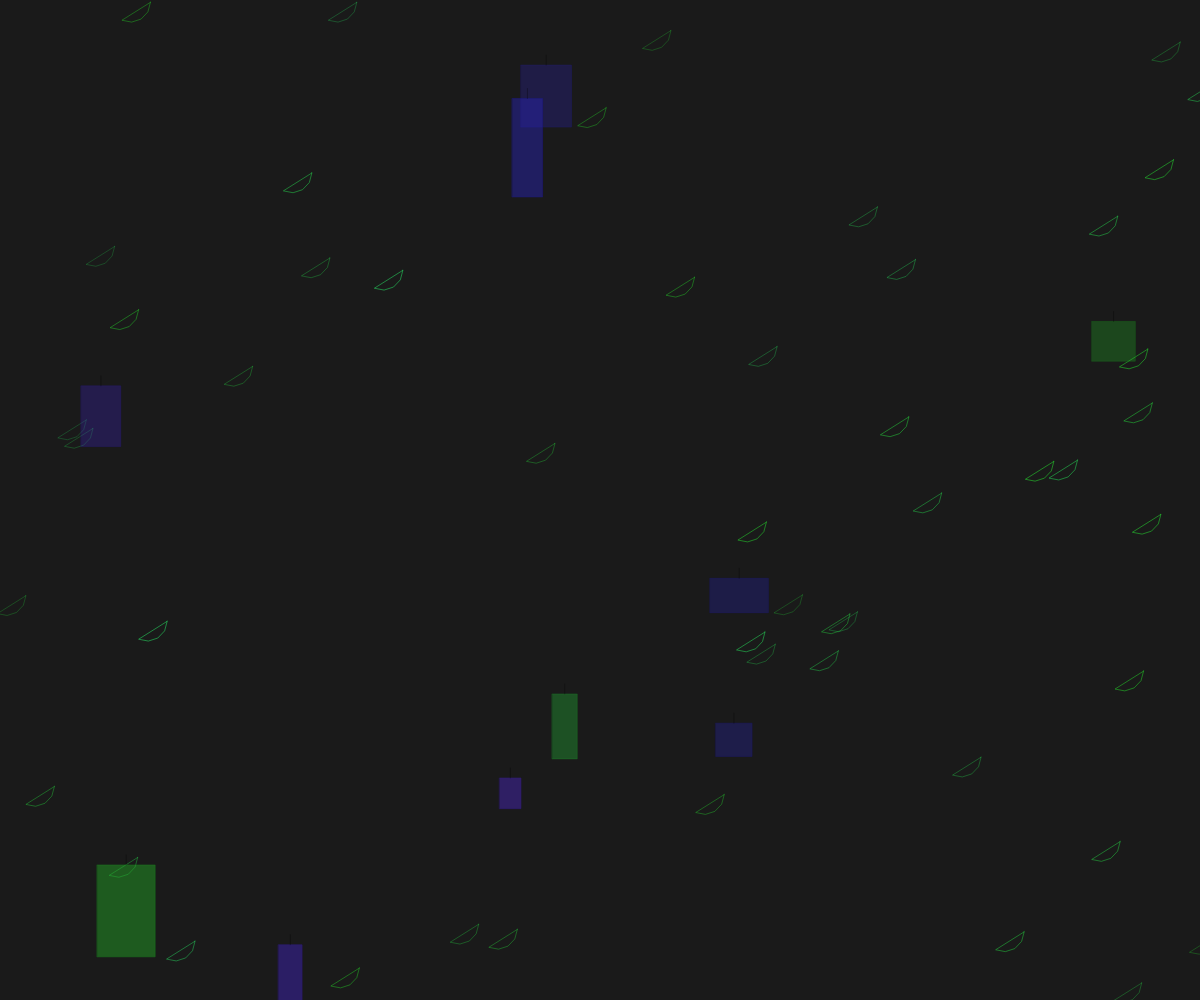
Frame 1 (no input)
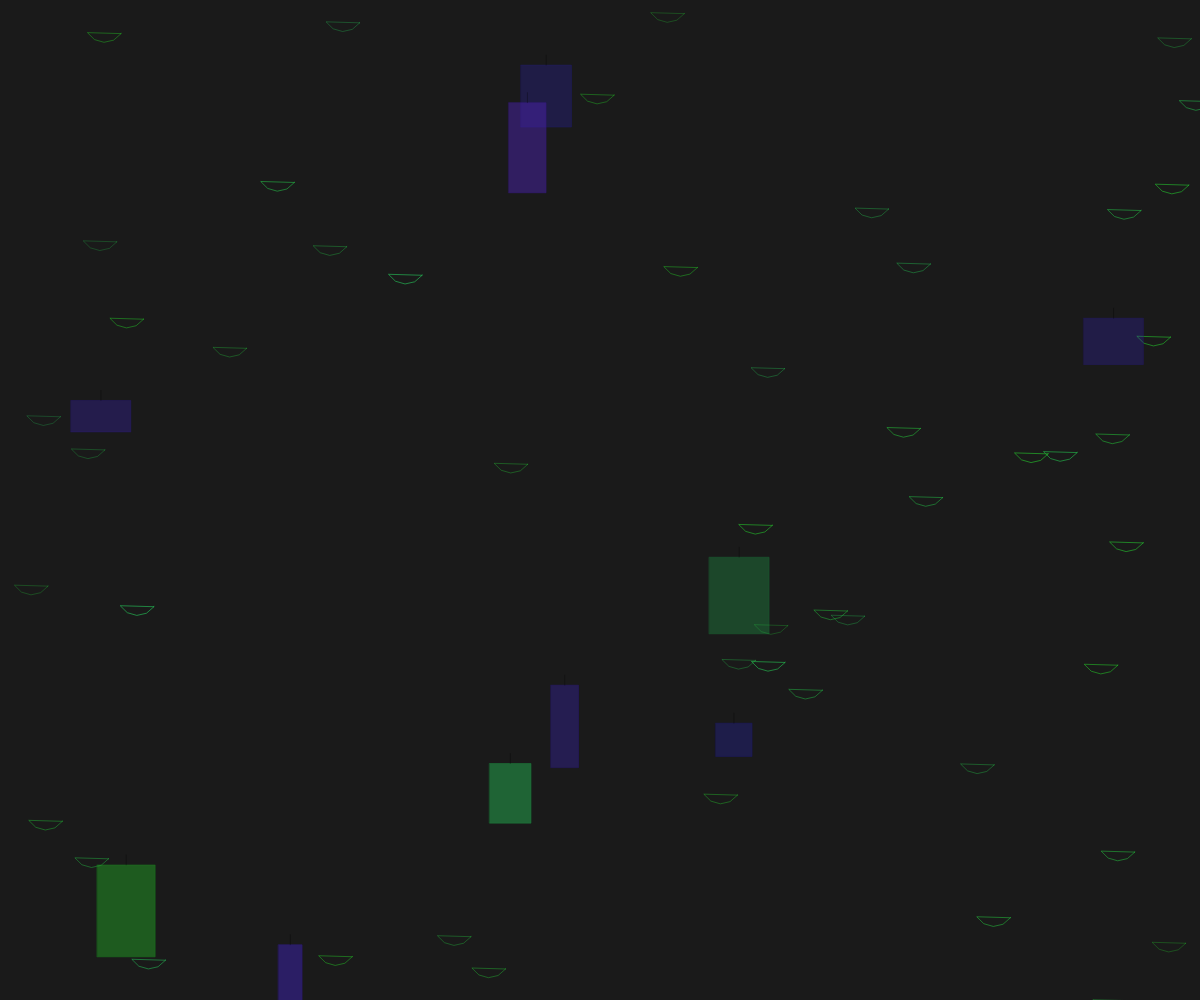
Frame 60 (no input)
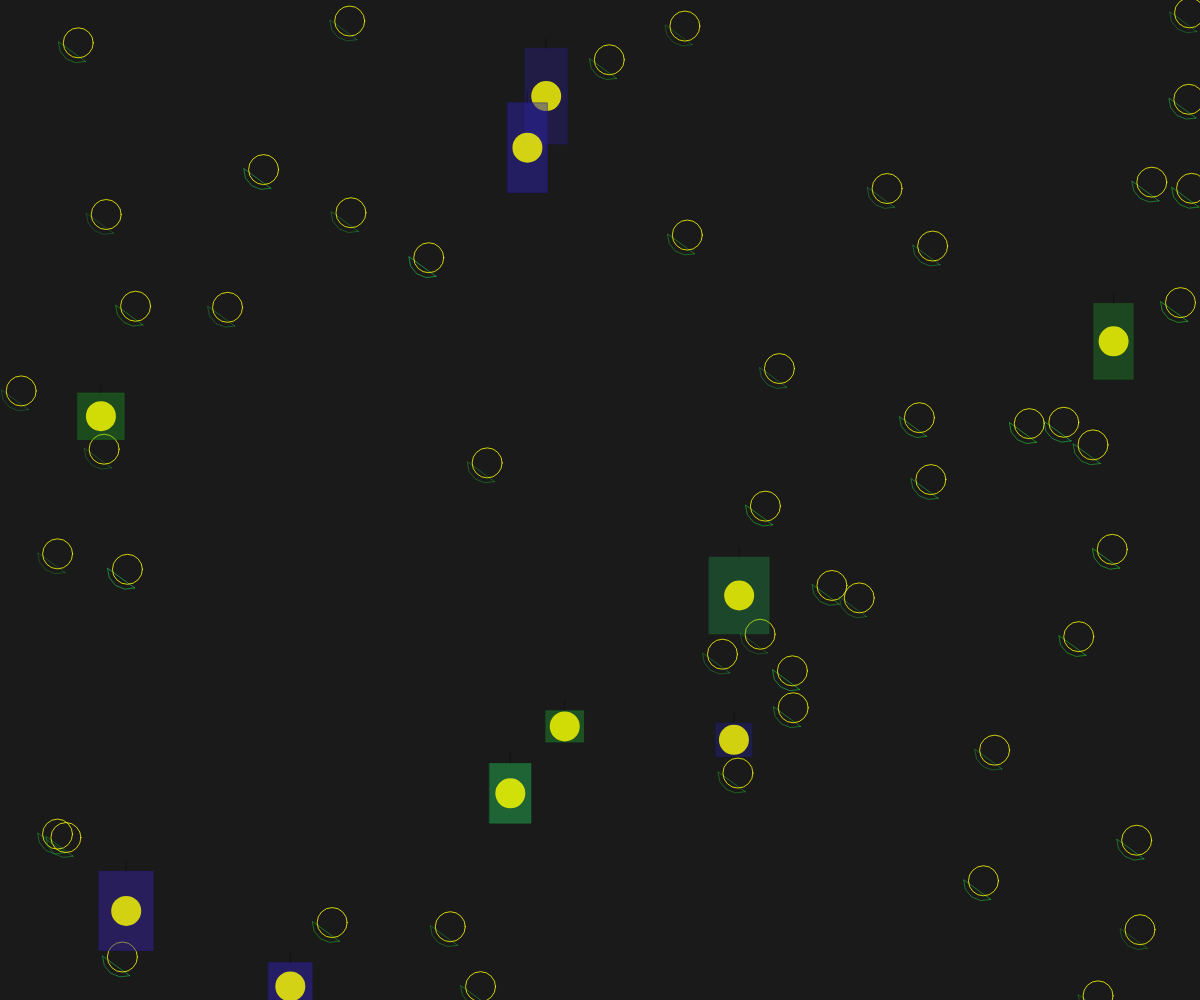
Frame 120 (the mouse pressed at the canvas centre since frame 60)

The p5.js sketch that drew these frames (run headless with seeded random() and noise() and a simulated clock; from frame 60 on, the mouse is pressed at the canvas centre):

// p5.js sketch
// ── sketch.js
let lines = [];
let candles = [];
let pulse = 0;
let mouseClick = false;

function setup() {
  createCanvas(windowWidth, windowHeight);
  colorMode(HSB, 360, 100, 100, 1);
  
  // Initialize lines
  for (let i = 0; i < 50; i++) {
    lines.push({
      x: random(width),
      y: random(height),
      vx: random(-0.5, 0.5),
      vy: random(-0.5, 0.5),
      hue: random(120, 140), // Green hues
      alpha: random(0.3, 0.7)
    });
  }
  
  // Initialize candles
  for (let i = 0; i < 10; i++) {
    candles.push({
      x: random(width),
      y: random(height),
      w: random(20, 60),
      h: random(30, 100),
      up: random() > 0.5,
      hue: random(120, 140), // Green hues
      alpha: random(0.2, 0.5)
    });
  }
}

function draw() {
  background(0, 0, 10); // Dark background
  
  // Update and draw lines
  for (let i = 0; i < lines.length; i++) {
    let l = lines[i];
    
    // Move line
    l.x += l.vx;
    l.y += l.vy;
    
    // Bounce off edges
    if (l.x < 0 || l.x > width) l.vx *= -1;
    if (l.y < 0 || l.y > height) l.vy *= -1;
    
    // Draw line
    stroke(l.hue, 80, 70, l.alpha);
    noFill();
    beginShape();
    for (let j = 0; j < 5; j++) {
      let angle = frameCount * 0.01 + j * 0.5;
      let x = l.x + cos(angle) * 20;
      let y = l.y + sin(angle) * 20;
      vertex(x, y);
    }
    endShape(CLOSE);
    
    // Pulsing effect
    if (mouseClick) {
      stroke(60, 100, 100, 0.8);
      ellipse(l.x, l.y, 30 + pulse * 20);
    }
  }
  
  // Update and draw candles
  for (let i = 0; i < candles.length; i++) {
    let c = candles[i];
    
    // Randomly change candle properties
    if (random() < 0.01) {
      c.up = random() > 0.5;
      c.hue = random(120, 140);
      c.w = random(20, 60);
      c.h = random(30, 100);
    }
    
    // Draw candle
    if (c.up) {
      fill(c.hue, 80, 70, c.alpha);
      stroke(c.hue, 80, 50, c.alpha);
    } else {
      fill(c.hue + 120, 80, 70, c.alpha);
      stroke(c.hue + 120, 80, 50, c.alpha);
    }
    
    rect(c.x - c.w/2, c.y - c.h/2, c.w, c.h);
    
    // Draw wick
    stroke(0, 0, 0, 0.3);
    line(c.x, c.y - c.h/2, c.x, c.y - c.h/2 - 10);
    
    // Pulsing effect
    if (mouseClick) {
      fill(60, 100, 100, 0.8);
      noStroke();
      ellipse(c.x, c.y, 30 + pulse * 20);
    }
  }
  
  // Update pulse effect
  if (mouseClick) {
    pulse = max(0, pulse - 0.05);
  } else {
    pulse = min(1, pulse + 0.02);
  }
}

function mousePressed() {
  mouseClick = true;
  pulse = 1;
}
